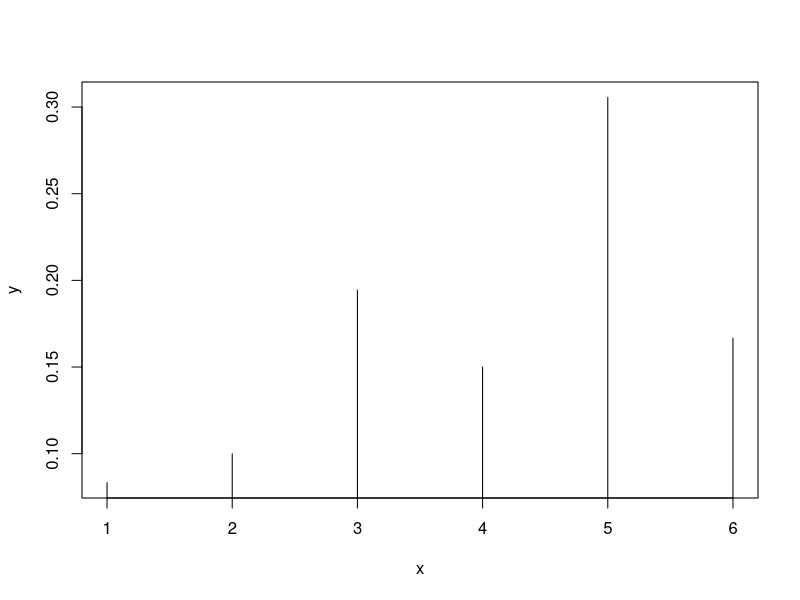
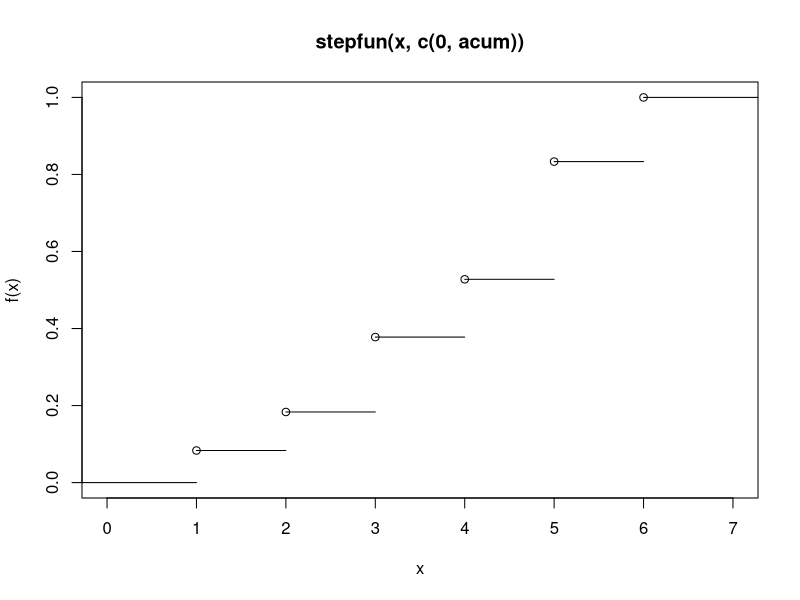
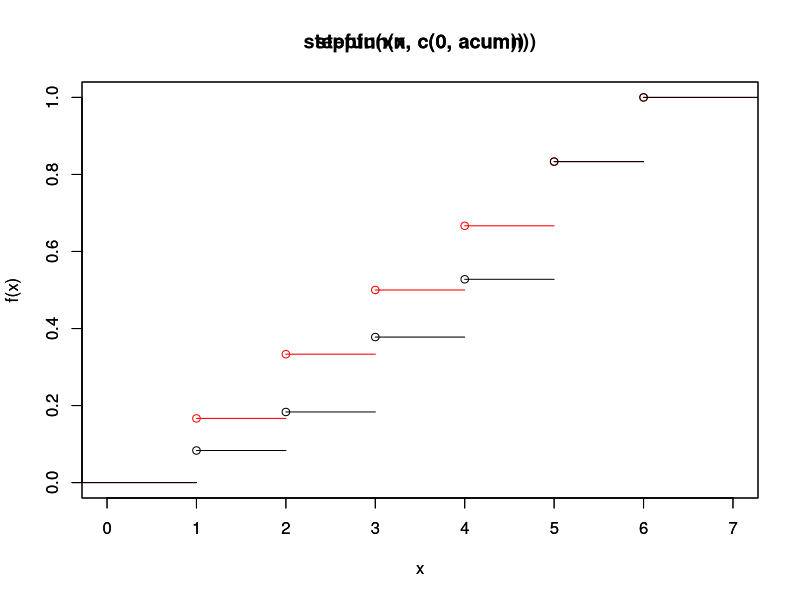
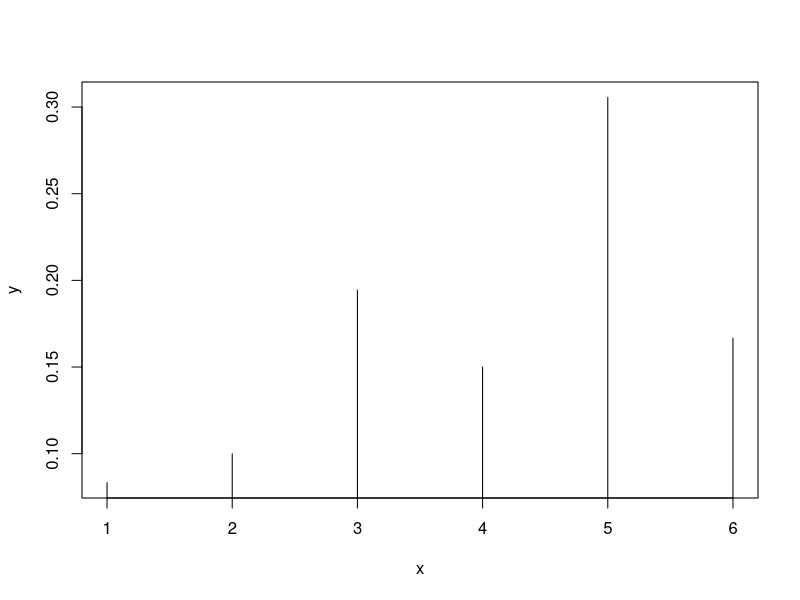

These figures' R source, in order:
df<- read.csv("enquesta.csv")
#1a
mean(df$TABAC)#probabilidad de que una persona fume
#
mean(df$OCI==4 & df$TABAC==1) #Guarda las probabilidades de los que fuman dependiendo del ocio
mean(df$OCI==3 & df$TABAC==1)
mean(df$OCI==2 & df$TABAC==1)
mean(df$OCI==1 & df$TABAC==1)
#viendo los resultados fuman menos
#1b
d160<-mean(df$ALTURA>=160 & df$SEXE=="d") #Variable Mujeres de 160 o mas
x<-mean((df$OCI==1 | df$OCI==2) & df$ALTURA>=160 & df$SEXE=="d") #Variable de mujeres de 160 o mas que fuman y miran televisores o Pc
(x/d160)*100  #Probabilidad de que si es mujer de 160, su ocio sea televisores u ordenadores
#1c
hof<-mean(df$OCI==4 & df$TABAC==1 & df$SEXE=="h") #Variable hombres que hacen deporte y fuman 

fumador<-mean(df$TABAC==1) #Variable fumadores
hof/fumador*100 #Probabilidades de que si es fumador sea hombre que hace deporte
#1d
mean(df$OCI==4 & df$TABAC==0) #No fumadores que hacen deporte 
mean((df$OCI==2 | df$OCI==3) & df$TABAC==1) #Fumadores que usan el computador o se aficionan a la musica/lectura

#1e
mean(df$PES>60 & df$EDAT>=20)#Personas que pesan mas de 60kg que tengan 20 o mas
mean(df$PES<70 & df$EDAT<=50)#Personas que pesan menos de 70 y tienen 50 o menos
#2a
dau<-function(k){   #Funcion de K para valores pares e impares
  if (k%%2==0){
    return(print("P(x=k)=(k-1)/(5k)"))
  }else{
    return(print("P(x=k)=(1+2k)/36"))
  }
}
#2b
x<-c(1:6)
y<-c(1/12,1/10,7/36,3/20,11/36,1/6)
plot(x,y,type="h")
acum<-cumsum(y)
s<-stepfun(x,c(0,acum))
plotdau1<-plot(s,verticals=FALSE)
xn<-c(1:6)
yn<-c(1/6,1/6,1/6,1/6,1/6,1/6)
acumn<-cumsum(yn)
sn<-stepfun(xn,c(0,acumn))
plotdau2<-plot(sn,verticals=FALSE,col = 'red')
par(new=T)
plotdau1<-plot(s,verticals=FALSE)
#2C
plot(x,y,type="h")
sum(y[c(1,3,5)])
sum(y[c(2,4,6)])
sum(y[c(5,6)])
sum(y[c(1,2,3,4)])
#2d
mp<-mean(1/12,1/10,7/36,3/20,11/36,1/6)
m<-mean(1,2,3,4,5,6)
varianza<-(((1/12-mp)*(1-m))**2+((1/10-mp)*(2-m))**2+((7/36-mp)*(3-m))**2+((3/20-mp)*(4-m))**2+((11/36-mp)*(5-m))**2+((1/6-mp)*(6-m))**2)/6
Esperança<-1/12*1+1/10*2+7/36*3+3/20*4+11/36*5+1/6*6

#4a
(295-298)/3
#mirant les tables de distribucio normal la probabilitat es 0,8413
probab1<-1-0.8413
(290-298)/3
#0.0039
(310-298)/3
#0.999968329
probab2<-0.999968329-(0.0039)
#4b
#mirant les tables seria un 1,64
#(x-298)/3=1,64
1.64*3+298
#4c
a<-(factorial(6)/(factorial(0)*factorial(6-0)))*probab1**0*(1-probab1)**(6-0)
b<-(factorial(6)/(factorial(1)*factorial(6-1)))*probab1**1*(1-probab1)**(6-1)
c<-(factorial(6)/(factorial(2)*factorial(6-2)))*probab1**2*(1-probab1)**(6-2)
d<-(factorial(6)/(factorial(3)*factorial(6-3)))*probab1**3*(1-probab1)**(6-3)
e<-(factorial(6)/(factorial(4)*factorial(6-4)))*probab1**4*(1-probab1)**(6-4)
f<-(factorial(6)/(factorial(5)*factorial(6-5)))*probab1**5*(1-probab1)**(6-5)
g<-(factorial(6)/(factorial(6)*factorial(6-6)))*probab1**6*(1-probab1)**(6-6)
pcaixa<-sum(c,d,e,f,g)
p<-0
for (i in 30:100){
  p<-p+(factorial(100)/(factorial(i)*factorial(100-i)))*pcaixa**i*(1-pcaixa)**(100-i)
}
#4d
dist<-24.4
me<-mean(a,b,c,d,f,g)
ml<-mean(0,1,2,3,4,5,6)
desv<-sqrt(((((a-me)*(0-ml))**2+((b-me)*(1-ml))**2+((c-me)*(2-ml))**2+((d-me)*(3-ml))**2+((e-me)*(4-ml))**2+((f-me)*(5-ml))**2)+((g-me)*(6-ml))**2)/7)
#4e
(30-dist)/desv
#1-0.999996602
